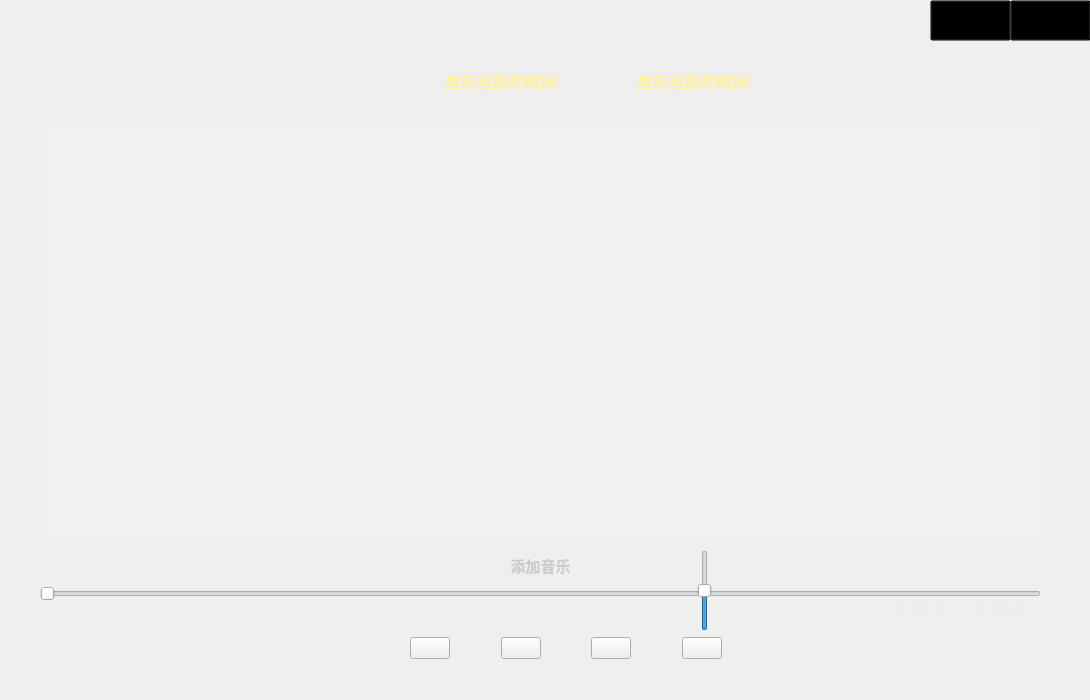
<?xml version="1.0" encoding="UTF-8"?>
<ui version="4.0">
 <class>MusicWidget</class>
 <widget class="QWidget" name="MusicWidget">
  <property name="geometry">
   <rect>
    <x>0</x>
    <y>0</y>
    <width>1090</width>
    <height>700</height>
   </rect>
  </property>
  <property name="windowTitle">
   <string>MusicWidget</string>
  </property>
  <widget class="QWidget" name="layoutWidget_4">
   <property name="geometry">
    <rect>
     <x>40</x>
     <y>120</y>
     <width>1001</width>
     <height>481</height>
    </rect>
   </property>
   <layout class="QVBoxLayout" name="verticalLayout_5">
    <item>
     <layout class="QVBoxLayout" name="verticalLayout_4">
      <item>
       <widget class="QListWidget" name="lwMusicList">
        <property name="font">
         <font>
          <family>Consolas</family>
          <pointsize>10</pointsize>
         </font>
        </property>
        <property name="styleSheet">
         <string notr="true">color: rgb(255, 255, 255);
background-color: rgba(255, 255, 255, 0.1);

selection-background-color: rgba(252,255,188,0.3);</string>
        </property>
       </widget>
      </item>
      <item>
       <layout class="QHBoxLayout" name="horizontalLayout_18">
        <item>
         <spacer name="horizontalSpacer_5">
          <property name="orientation">
           <enum>Qt::Horizontal</enum>
          </property>
          <property name="sizeHint" stdset="0">
           <size>
            <width>40</width>
            <height>20</height>
           </size>
          </property>
         </spacer>
        </item>
        <item>
         <widget class="QPushButton" name="btnAddMusic">
          <property name="minimumSize">
           <size>
            <width>85</width>
            <height>30</height>
           </size>
          </property>
          <property name="font">
           <font>
            <family>微软雅黑</family>
            <pointsize>11</pointsize>
            <weight>75</weight>
            <bold>true</bold>
           </font>
          </property>
          <property name="cursor">
           <cursorShape>PointingHandCursor</cursorShape>
          </property>
          <property name="styleSheet">
           <string notr="true">background-color:transparent;
border:none;
color: rgb(203, 203, 203);</string>
          </property>
          <property name="text">
           <string>添加音乐</string>
          </property>
         </widget>
        </item>
        <item>
         <spacer name="horizontalSpacer_4">
          <property name="orientation">
           <enum>Qt::Horizontal</enum>
          </property>
          <property name="sizeHint" stdset="0">
           <size>
            <width>40</width>
            <height>20</height>
           </size>
          </property>
         </spacer>
        </item>
       </layout>
      </item>
     </layout>
    </item>
    <item>
     <widget class="QSlider" name="hSliderPlayProgress">
      <property name="maximum">
       <number>100</number>
      </property>
      <property name="orientation">
       <enum>Qt::Horizontal</enum>
      </property>
     </widget>
    </item>
   </layout>
  </widget>
  <widget class="QLabel" name="label_background">
   <property name="geometry">
    <rect>
     <x>0</x>
     <y>0</y>
     <width>1090</width>
     <height>700</height>
    </rect>
   </property>
   <property name="styleSheet">
    <string>background-color:transparent;
border:none;
color: rgb(203, 203, 203);</string>
   </property>
   <property name="text">
    <string/>
   </property>
   <property name="alignment">
    <set>Qt::AlignCenter</set>
   </property>
  </widget>
  <widget class="QLabel" name="label_haimianbaby">
   <property name="geometry">
    <rect>
     <x>1030</x>
     <y>600</y>
     <width>55</width>
     <height>60</height>
    </rect>
   </property>
   <property name="text">
    <string/>
   </property>
  </widget>
  <widget class="QWidget" name="layoutWidget_5">
   <property name="geometry">
    <rect>
     <x>410</x>
     <y>620</y>
     <width>312</width>
     <height>56</height>
    </rect>
   </property>
   <layout class="QHBoxLayout" name="horizontalLayout">
    <item>
     <widget class="QPushButton" name="btnLast">
      <property name="styleSheet">
       <string notr="true"/>
      </property>
      <property name="text">
       <string/>
      </property>
      <property name="icon">
       <iconset resource="Image.qrc">
        <normaloff>:/Image/last.png</normaloff>:/Image/last.png</iconset>
      </property>
      <property name="iconSize">
       <size>
        <width>45</width>
        <height>45</height>
       </size>
      </property>
     </widget>
    </item>
    <item>
     <spacer name="horizontalSpacer">
      <property name="orientation">
       <enum>Qt::Horizontal</enum>
      </property>
      <property name="sizeHint" stdset="0">
       <size>
        <width>40</width>
        <height>20</height>
       </size>
      </property>
     </spacer>
    </item>
    <item>
     <widget class="QPushButton" name="btnPause">
      <property name="styleSheet">
       <string notr="true"/>
      </property>
      <property name="text">
       <string/>
      </property>
      <property name="icon">
       <iconset resource="Image.qrc">
        <normaloff>:/Image/pause.png</normaloff>:/Image/pause.png</iconset>
      </property>
      <property name="iconSize">
       <size>
        <width>45</width>
        <height>45</height>
       </size>
      </property>
     </widget>
    </item>
    <item>
     <spacer name="horizontalSpacer_2">
      <property name="orientation">
       <enum>Qt::Horizontal</enum>
      </property>
      <property name="sizeHint" stdset="0">
       <size>
        <width>40</width>
        <height>20</height>
       </size>
      </property>
     </spacer>
    </item>
    <item>
     <widget class="QPushButton" name="btnNext">
      <property name="styleSheet">
       <string notr="true"/>
      </property>
      <property name="text">
       <string/>
      </property>
      <property name="icon">
       <iconset resource="Image.qrc">
        <normaloff>:/Image/next.png</normaloff>:/Image/next.png</iconset>
      </property>
      <property name="iconSize">
       <size>
        <width>45</width>
        <height>45</height>
       </size>
      </property>
     </widget>
    </item>
    <item>
     <spacer name="horizontalSpacer_3">
      <property name="orientation">
       <enum>Qt::Horizontal</enum>
      </property>
      <property name="sizeHint" stdset="0">
       <size>
        <width>18</width>
        <height>20</height>
       </size>
      </property>
     </spacer>
    </item>
    <item>
     <widget class="QPushButton" name="btnVolume">
      <property name="styleSheet">
       <string notr="true"/>
      </property>
      <property name="text">
       <string/>
      </property>
      <property name="icon">
       <iconset resource="Image.qrc">
        <normaloff>:/Image/volume.png</normaloff>:/Image/volume.png</iconset>
      </property>
      <property name="iconSize">
       <size>
        <width>25</width>
        <height>25</height>
       </size>
      </property>
     </widget>
    </item>
   </layout>
  </widget>
  <widget class="QLabel" name="label_3">
   <property name="geometry">
    <rect>
     <x>950</x>
     <y>598</y>
     <width>21</width>
     <height>21</height>
    </rect>
   </property>
   <property name="font">
    <font>
     <family>Arial</family>
     <pointsize>11</pointsize>
     <weight>75</weight>
     <bold>true</bold>
    </font>
   </property>
   <property name="styleSheet">
    <string notr="true">color: rgb(236, 236, 236);</string>
   </property>
   <property name="text">
    <string>/</string>
   </property>
   <property name="alignment">
    <set>Qt::AlignCenter</set>
   </property>
  </widget>
  <widget class="QLabel" name="label_paidaxing">
   <property name="geometry">
    <rect>
     <x>0</x>
     <y>600</y>
     <width>55</width>
     <height>60</height>
    </rect>
   </property>
   <property name="text">
    <string/>
   </property>
  </widget>
  <widget class="QPushButton" name="pushButtonMini">
   <property name="geometry">
    <rect>
     <x>930</x>
     <y>0</y>
     <width>81</width>
     <height>41</height>
    </rect>
   </property>
   <property name="styleSheet">
    <string notr="true">background-color:transparent</string>
   </property>
   <property name="text">
    <string/>
   </property>
  </widget>
  <widget class="QSlider" name="vSliderVolume">
   <property name="geometry">
    <rect>
     <x>697</x>
     <y>550</y>
     <width>16</width>
     <height>81</height>
    </rect>
   </property>
   <property name="value">
    <number>50</number>
   </property>
   <property name="orientation">
    <enum>Qt::Vertical</enum>
   </property>
  </widget>
  <widget class="QLabel" name="lblMusicTime">
   <property name="geometry">
    <rect>
     <x>970</x>
     <y>600</y>
     <width>70</width>
     <height>16</height>
    </rect>
   </property>
   <property name="font">
    <font>
     <family>Arial</family>
     <pointsize>11</pointsize>
    </font>
   </property>
   <property name="styleSheet">
    <string notr="true">color: rgb(236, 236, 236);</string>
   </property>
   <property name="text">
    <string>00:00:00</string>
   </property>
  </widget>
  <widget class="QLabel" name="label_currentTime">
   <property name="geometry">
    <rect>
     <x>602</x>
     <y>60</y>
     <width>181</width>
     <height>41</height>
    </rect>
   </property>
   <property name="font">
    <font>
     <family>等线</family>
     <pointsize>12</pointsize>
     <weight>75</weight>
     <bold>true</bold>
    </font>
   </property>
   <property name="styleSheet">
    <string notr="true">color: rgb(255, 240, 160);</string>
   </property>
   <property name="text">
    <string>显示当前的时间</string>
   </property>
   <property name="alignment">
    <set>Qt::AlignCenter</set>
   </property>
  </widget>
  <widget class="QPushButton" name="pushButtonDestroy">
   <property name="geometry">
    <rect>
     <x>1010</x>
     <y>0</y>
     <width>81</width>
     <height>41</height>
    </rect>
   </property>
   <property name="styleSheet">
    <string notr="true">background-color:transparent</string>
   </property>
   <property name="text">
    <string/>
   </property>
  </widget>
  <widget class="QLabel" name="lblPlayTime">
   <property name="geometry">
    <rect>
     <x>880</x>
     <y>600</y>
     <width>70</width>
     <height>16</height>
    </rect>
   </property>
   <property name="font">
    <font>
     <family>Arial</family>
     <pointsize>11</pointsize>
    </font>
   </property>
   <property name="styleSheet">
    <string notr="true">color: rgb(236, 236, 236);</string>
   </property>
   <property name="text">
    <string>00:00:00</string>
   </property>
   <property name="alignment">
    <set>Qt::AlignRight|Qt::AlignTrailing|Qt::AlignVCenter</set>
   </property>
  </widget>
  <widget class="QLabel" name="label_currentDate">
   <property name="geometry">
    <rect>
     <x>400</x>
     <y>60</y>
     <width>201</width>
     <height>41</height>
    </rect>
   </property>
   <property name="font">
    <font>
     <family>等线</family>
     <pointsize>12</pointsize>
     <weight>75</weight>
     <bold>true</bold>
    </font>
   </property>
   <property name="styleSheet">
    <string notr="true">color: rgb(255, 240, 160);</string>
   </property>
   <property name="text">
    <string>显示当前的时间</string>
   </property>
   <property name="alignment">
    <set>Qt::AlignCenter</set>
   </property>
  </widget>
  <zorder>label_background</zorder>
  <zorder>layoutWidget_4</zorder>
  <zorder>label_haimianbaby</zorder>
  <zorder>layoutWidget_5</zorder>
  <zorder>label_3</zorder>
  <zorder>label_paidaxing</zorder>
  <zorder>pushButtonMini</zorder>
  <zorder>vSliderVolume</zorder>
  <zorder>lblMusicTime</zorder>
  <zorder>label_currentTime</zorder>
  <zorder>pushButtonDestroy</zorder>
  <zorder>lblPlayTime</zorder>
  <zorder>label_currentDate</zorder>
 </widget>
 <resources>
  <include location="Image.qrc"/>
 </resources>
 <connections/>
</ui>
